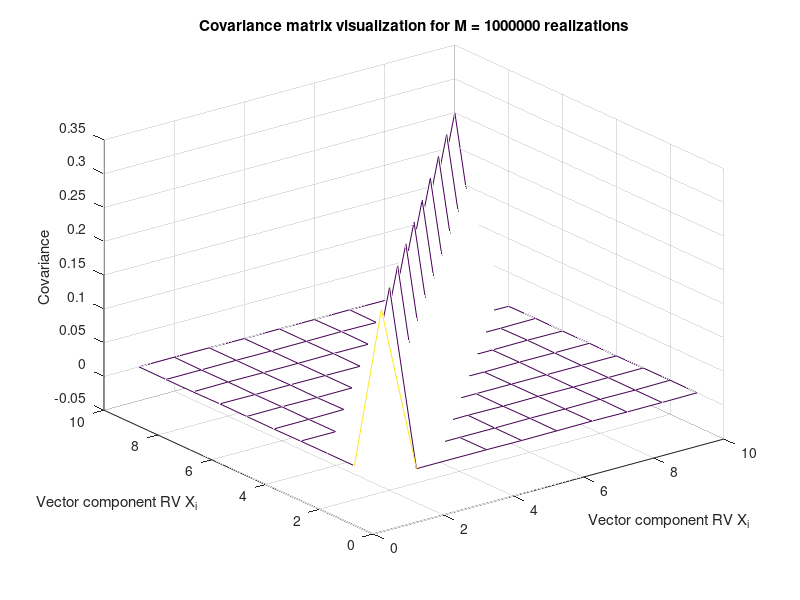

This chart was generated by the following MATLAB code:
% Number of realizations
M = 1000000;

% Each column is a realization
x = floor(rand(10, M) + 0.5);

CXest = cov(x');

figure;
mesh(CXest);
title( ...
  sprintf('Covariance matrix visualization for M = %d realizations', M));
xlabel('Vector component RV X_i');
ylabel('Vector component RV X_i');
zlabel('Covariance');
